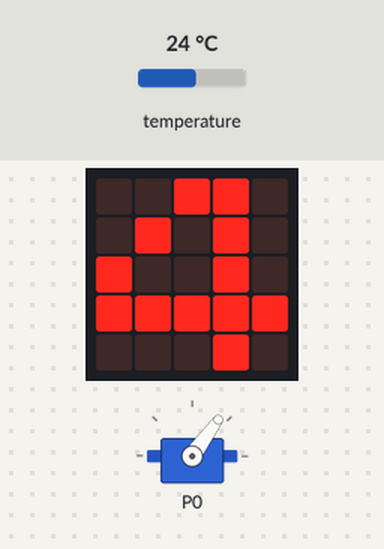
Bench run of a program on a simulated BBC micro:bit running MicroPython. Parts: servo, the board's 5×5 LED display. The inputs (shaded band) are chosen by the test bench; at power-on: temperature 24 °C. Servo angles are drawn from the pulse width (0.5 ms = 0°, 2.5 ms = 180°).

Above: at 1.2 s.
1.3 s: temperature set to 33 °C
At 3.2 s:
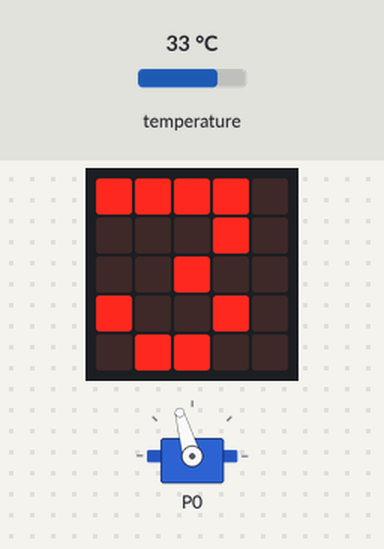
3.6 s: temperature set to 19 °C
At 6.2 s:
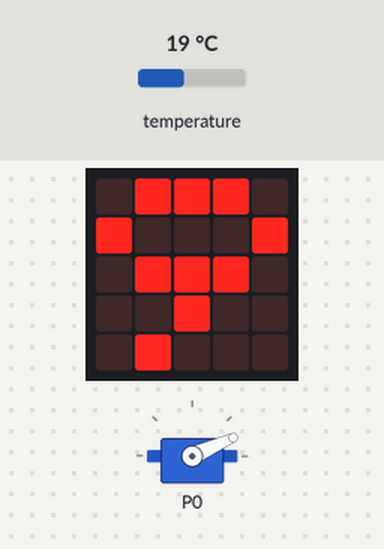
8.0 s: temperature set to 28 °C
At 11.5 s:
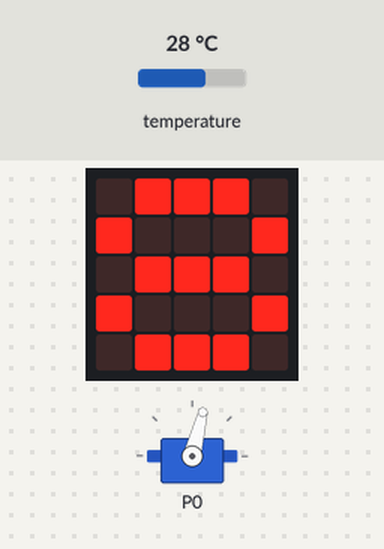
12.7 s: temperature set to 41 °C
At 15.4 s:
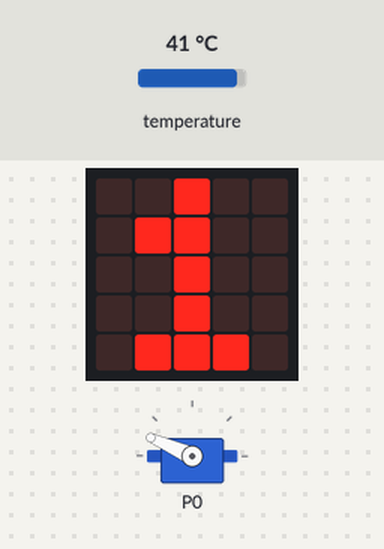
Timing chart, 0 to 16.9 s (numbered marks = the images above; inputs shaded):
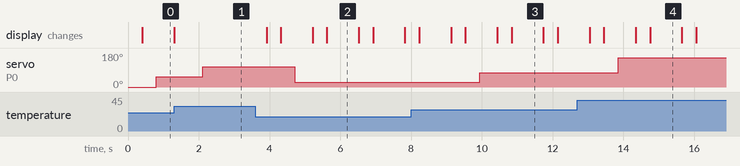

Measured:
- after the input at 1.3 s, servo on P0: 54° → 106° after 0.81 s; the display: changes at once (image 1)
- after the input at 3.6 s, servo on P0: 106° → 24° after 1.1 s; the display: first changes after 0.31 s (image 2 shows a later state)
- after the input at 8.0 s, servo on P0: 24° → 76° after 1.9 s; the display: first differs from a run without the input after 1.1 s (image 3 shows a later state)
- after the input at 12.7 s, servo on P0: 76° → 156° after 1.1 s; the display: first changes after 0.35 s (image 4 shows a later state)
- what the display in image 2 shows lasts 0.9 s, from 5.6 s to 6.5 s

The program:

temp_servo1108.py
```python
from microbit import *
class servo:
    def __init__(self,pin):
        self.degree=0
        self.pin=pin
        self.pin.set_analog_period(20)
        self.angle(0)

    def angle(self,idegree=None):
        if idegree==None:
            self.degree=0
        else:
            self.degree=idegree

        self.pin.write_analog(int((0.5+(self.degree/90))*(1023/20)))

servo1=servo(pin0)

while 1:
    temp=temperature()
    display.show(temp)
    servo1.angle((temp-15)*6)
    sleep(500)
```
